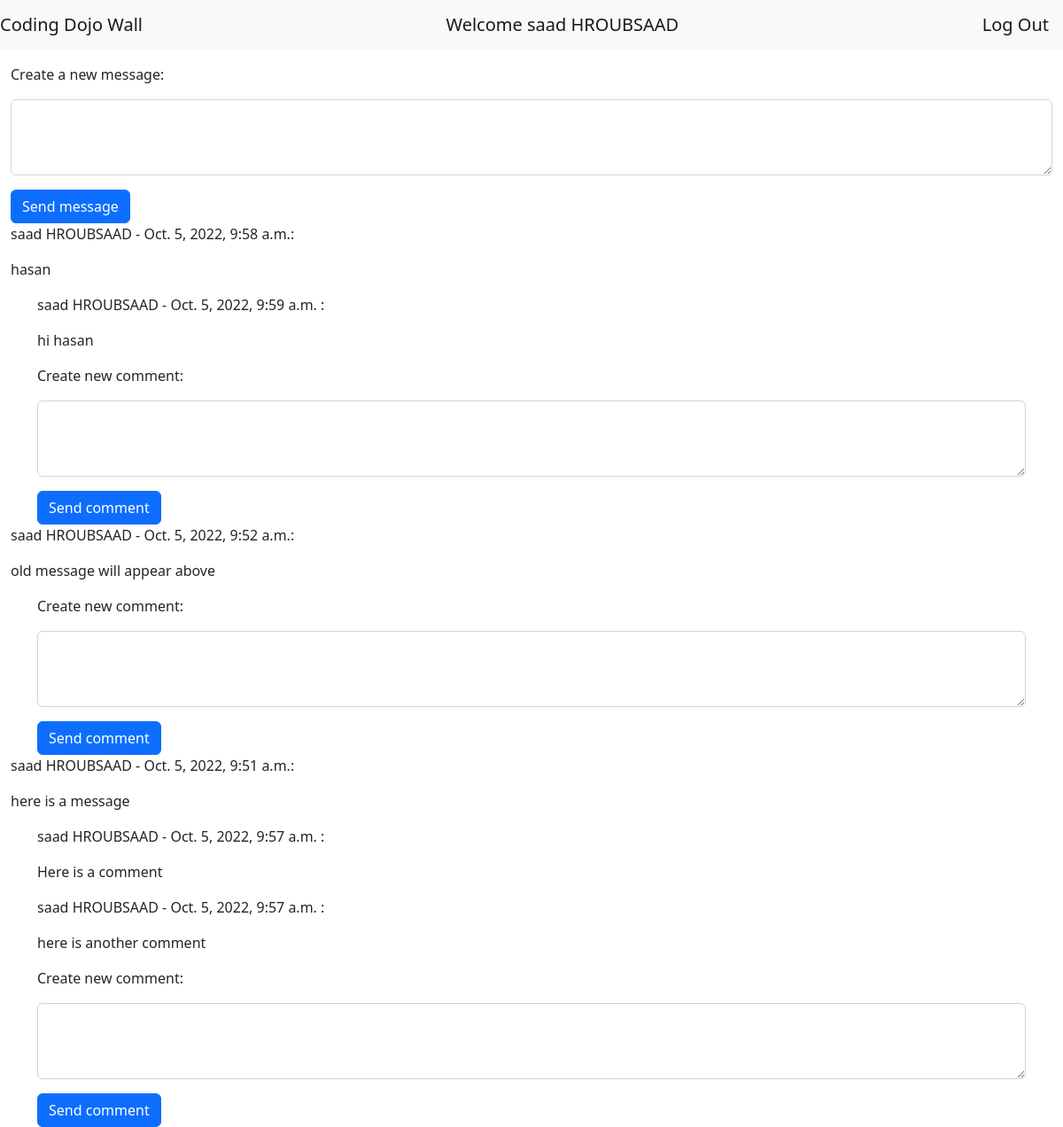
/show/ (signed in), run on an earlier commit of the app's database.
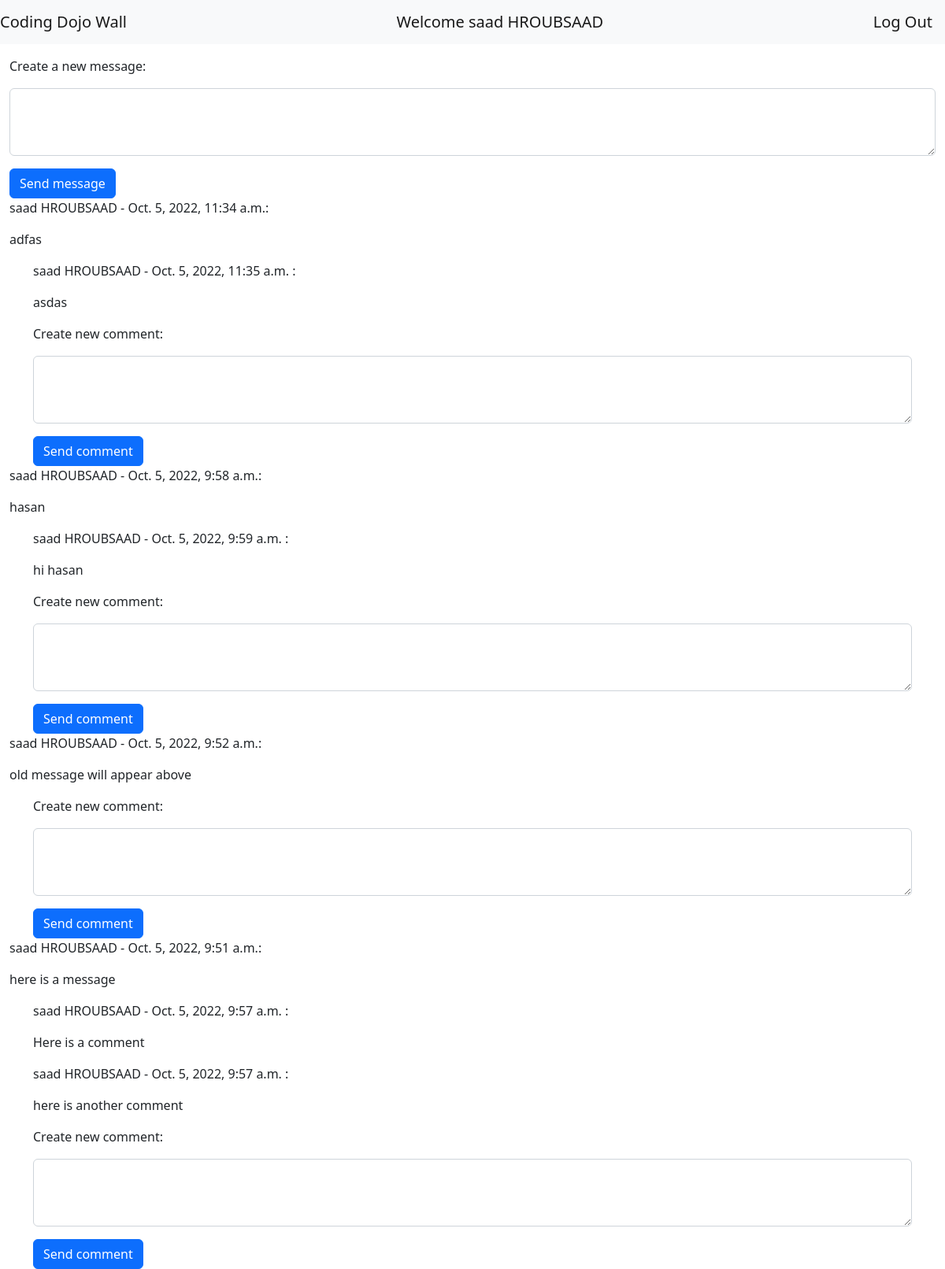
And on a later commit of the database.
### wall/models.py (models this page shows)
class User(models.Model):
    fname = models.CharField(max_length=255)
    lname = models.CharField(max_length=255)
    email = models.CharField(max_length=255)
    pw = models.CharField(max_length=255)
    created_at= models.DateTimeField(auto_now_add=True)
    updated_at= models.DateTimeField(auto_now=True)
    objects = UserManager()

class Message(models.Model):
    user=models.ForeignKey(User, related_name="message", on_delete=models.CASCADE)
    content=models.TextField()
    created_at= models.DateTimeField(auto_now_add=True)
    updated_at= models.DateTimeField(auto_now=True)

class Comment(models.Model):
    message=models.ForeignKey(Message, related_name="comment", on_delete= models.CASCADE)
    user=models.ForeignKey(User, related_name="comment", on_delete= models.CASCADE)
    content=models.TextField()
    created_at= models.DateTimeField(auto_now_add=True)
    updated_at= models.DateTimeField(auto_now=True)

### wall/views.py (the view)
# urls.py: path('show/', views.show),
def show(request):
    if 'id' in request.session:
        context ={
            "messages": Message.objects.all(),
            "comments": Comment.objects.all(),
            "this_user": User.objects.get(id = request.session['id'])
        }
        return render(request, "wall.html", context)
    else:
        return redirect("/")

### wall/templates/wall.html (shortened to what this page needs)
<!DOCTYPE html>
<html lang="en">
<head>
    {% load static %}
    <link href="https://cdn.jsdelivr.net/npm/bootstrap@5.2.2/dist/css/bootstrap.min.css" rel="stylesheet">
</head>
<body>
    <nav class="navbar navbar-light bg-light">
        <p class="navbar-brand mb-0">Coding Dojo Wall </p>
        <p class="navbar-brand ml-auto mb-0">Welcome {{this_user.fname}} {{this_user.lname}}</p>
        <a class="navbar-brand" href="/destroy">Log Out</a>
    </nav>
    <div class="container-fluid">
        <form class="form-group mt-3" action="/create/message" method="post">
            <p>Create a new message:</p>
            <textarea class="form-control" name="content" id="" cols="30" rows="3"></textarea>
            <button class="btn btn-primary mt-3" type="submit">Send message</button>
        </form>
        {% for message in messages reversed %}
        <p>{{message.user.fname}} {{message.user.lname}} - {{message.created_at}}:</p>
        <p>{{message.content}}</p>
        <div class="container">
            {% for comment in comments %}
            {% if comment.message.id == message.id %}
            <p>{{comment.user.fname}} {{comment.user.lname}} - {{comment.created_at}} :</p>
            <p>{{comment.content}}</p>
            {% endif %}
            {% endfor %}
            <form class="form-group mt-3" action="/create/comment" method="post">
                <p>Create new comment:</p>
                <textarea class="form-control" name="content" id="" cols="30" rows="3"></textarea>
            <button class="btn btn-primary mt-3" type="submit">Send comment</button>
            </form>
        </div>
        {% endfor %}
    </div>
</body>
</html>

What changed in the data, as far as the page shows it:
added Message: user.fname "saad", user.lname "HROUBSAAD", created_at "Oct. 5, 2022, 11:34 a.m.", content "adfas"
added Comment: user.fname "saad", user.lname "HROUBSAAD", created_at "Oct. 5, 2022, 11:35 a.m.", content "asdas"
